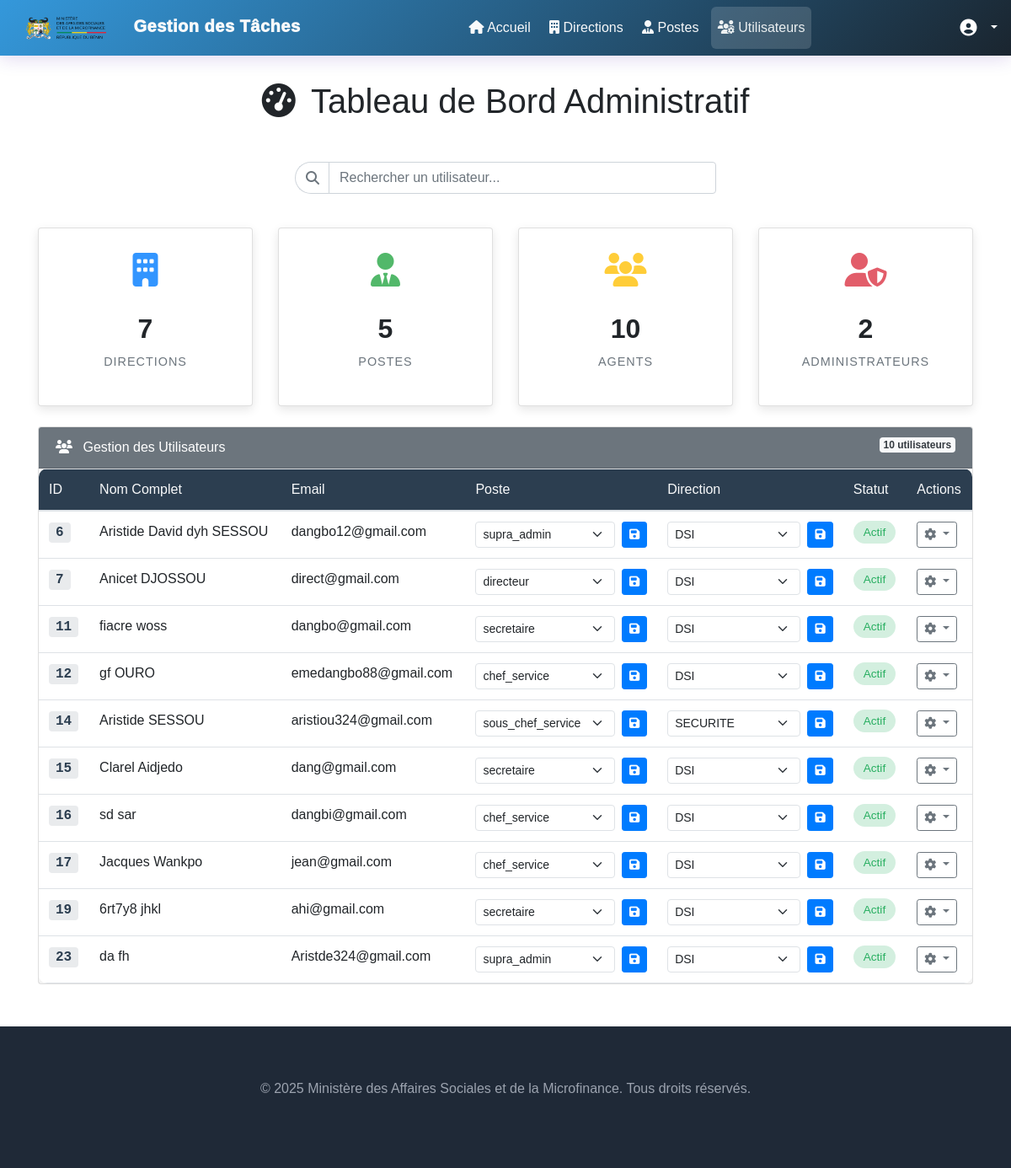
Screenshot of /home.php (signed in) with the database file from the repository.
### tables this page shows
CREATE TABLE IF NOT EXISTS `users` (
  `user_id` int NOT NULL AUTO_INCREMENT,
  `password` varchar(255) NOT NULL,
  `email` varchar(255) NOT NULL,
  `department_id` int DEFAULT NULL,
  `first_name` varchar(50) NOT NULL,
  `last_name` varchar(50) NOT NULL,
  `active` tinyint(1) DEFAULT '0',
  `poste_id` int NOT NULL,
  PRIMARY KEY (`user_id`),
  KEY `fk_department` (`department_id`),
  KEY `fk_poste` (`poste_id`)
);

CREATE TABLE IF NOT EXISTS `postes` (
  `id` int NOT NULL AUTO_INCREMENT,
  `poste_name` varchar(255) NOT NULL,
  PRIMARY KEY (`id`)
);

CREATE TABLE IF NOT EXISTS `departments` (
  `department_id` int NOT NULL AUTO_INCREMENT,
  `department_name` varchar(255) NOT NULL,
  PRIMARY KEY (`department_id`)
);

### home.php (the view, shortened to what this page needs)
<?php
require 'config.php';
$departments = $pdo->query("SELECT department_id, department_name FROM departments")->fetchAll(PDO::FETCH_ASSOC);
$postes = $pdo->query("SELECT id, poste_name FROM postes")->fetchAll(PDO::FETCH_ASSOC);
$users = $pdo->query("
    SELECT u.*, d.department_name, p.poste_name
    FROM Users u
    LEFT JOIN departments d ON u.department_id = d.department_id
    LEFT JOIN postes p ON u.poste_id = p.id
")->fetchAll(PDO::FETCH_ASSOC);
?>
<!DOCTYPE html>
<html lang="fr">
<head>
    <link href="https://cdn.jsdelivr.net/npm/bootstrap@5.3.0/dist/css/bootstrap.min.css" rel="stylesheet">
    <link href="https://cdnjs.cloudflare.com/ajax/libs/font-awesome/6.4.0/css/all.min.css" rel="stylesheet">
</head>
<body>
 <nav class="navbar navbar-expand-lg navbar-dark sticky-top">
         <a class="navbar-brand" href="dashboard.php">
                <img src="images/logo-masm.png" alt="Logo Ministère" />
                <span>Gestion des Tâches</span>
            </a>
            <div class="collapse navbar-collapse" id="navbarNav">
                <ul class="navbar-nav mx-auto">
                    <li class="nav-item">
                        <a class="nav-link" href="dashboard.php">
                            <i class="fas fa-home"></i> Accueil
                        </a>
                    </li>
                    <li class="nav-item">
                        <a class="nav-link" href="listdepart.php">
                            <i class="fas fa-building"></i> Directions
                        </a>
                    </li>
                    <li class="nav-item">
                        <a class="nav-link" href="listposte.php">
                            <i class="fas fa-user-tie"></i> Postes
                        </a>
                    </li>
                    <li class="nav-item">
                        <a class="nav-link active" href="home.php">
                            <i class="fas fa-users-cog"></i> Utilisateurs
                        </a>
                    </li>
                </ul>
                <div class="d-flex align-items-center">
                    <div class="dropdown">
                        <a href="#" class="text-white dropdown-toggle" id="userDropdown" data-bs-toggle="dropdown">
                            <i class="fas fa-user-circle fa-lg me-2"></i>
                        </a>
                    </div>
                </div>
            </div>
    </nav>
    <div class="container">
        <div class="row mb-4">
            <div class="col-12">
                <h1 class="text-center mb-4">
                    <i class="fas fa-tachometer-alt me-2"></i> Tableau de Bord Administratif
                </h1>
            </div>
        </div>
<div class="row mb-4">
    <div class="col-12">
        <div class="search-container mb-3">
            <div class="input-group">
                <span class="input-group-text bg-transparent border-end-0">
                    <i class="fas fa-search text-secondary"></i>
                </span>
                <input
                    type="text"
                    id="userSearch"
                    class="form-control search-input"
                    placeholder="Rechercher un utilisateur..."
                    aria-label="Recherche"
                >
            </div>
        </div>
    </div>
</div>
        <div class="row mb-4">
            <?php
            $count_directions = $pdo->query("SELECT COUNT(*) FROM departments")->fetchColumn();
            $count_postes = $pdo->query("SELECT COUNT(*) FROM postes")->fetchColumn();
            $count_agents = $pdo->query("SELECT COUNT(*) FROM Users")->fetchColumn();
            $count_admins = $pdo->query("SELECT COUNT(*) FROM Users WHERE poste_id IN (SELECT id FROM postes WHERE poste_name LIKE '%admin%')")->fetchColumn();
            ?>
            <div class="col-md-6 col-lg-3">
                <div class="card stats-card card-directions">
                    <div class="card-body text-center">
                        <div class="icon text-primary">
                            <i class="fas fa-building"></i>
                        </div>
                        <div class="count"><?php echo $count_directions; ?></div>
                        <div class="label">Directions</div>
                    </div>
                </div>
            </div>
            <div class="col-md-6 col-lg-3">
                <div class="card stats-card card-postes">
                    <div class="card-body text-center">
                        <div class="icon text-success">
                            <i class="fas fa-user-tie"></i>
                        </div>
                        <div class="count"><?php echo $count_postes; ?></div>
                        <div class="label">Postes</div>
                    </div>
                </div>
            </div>
            <div class="col-md-6 col-lg-3">
                <div class="card stats-card card-agents">
                    <div class="card-body text-center">
                        <div class="icon text-warning">
                            <i class="fas fa-users"></i>
                        </div>
                        <div class="count"><?php echo $count_agents; ?></div>
                        <div class="label">Agents</div>
                    </div>
                </div>
            </div>
            <div class="col-md-6 col-lg-3">
                <div class="card stats-card card-admins">
                    <div class="card-body text-center">
                        <div class="icon text-danger">
                            <i class="fas fa-user-shield"></i>
                        </div>
                        <div class="count"><?php echo $count_admins; ?></div>
                        <div class="label">Administrateurs</div>
                    </div>
                </div>
            </div>
        </div>
        <div class="card">
            <div class="card-header bg-secondary text-white">
                <i class="fas fa-users me-2"></i> Gestion des Utilisateurs
                <span class="badge bg-light text-dark float-end"><?php echo count($users); ?> utilisateurs</span>
            </div>
            <div class="card-body p-0">
                <div class="table-responsive">
                    <table class="table users-table mb-0">
                        <thead>
                            <tr>
                                <th>ID</th>
                                <th>Nom Complet</th>
                                <th>Email</th>
                                <th>Poste</th>
                                <th>Direction</th>
                                <th>Statut</th>
                                <th>Actions</th>
                            </tr>
                        </thead>
                        <tbody>
                            <?php foreach ($users as $user): ?>
                            <tr>
                                <td><span class="user-id"><?php echo $user['user_id']; ?></span></td>
                                <td><?php echo htmlspecialchars($user['first_name'] . ' ' . $user['last_name']); ?></td>
                                <td><?php echo htmlspecialchars($user['email']); ?></td>
                                <td>
                                    <form method="post" class="d-flex">
                                        <select name="new_poste_id" class="form-select form-select-sm me-2" required>
                                            <?php foreach ($postes as $poste): ?>
                                                <option value="<?php echo $poste['id']; ?>" <?php echo ($user['poste_id'] == $poste['id']) ? 'selected' : ''; ?>>
                                                    <?php echo htmlspecialchars($poste['poste_name']); ?>
                                                </option>
                                            <?php endforeach; ?>
                                        </select>
                                        <button type="submit" class="btn btn-primary btn-sm">
                                            <i class="fas fa-save"></i>
                                        </button>
                                    </form>
                                </td>
                                <td>
                                    <form method="post" class="d-flex">
                                        <select name="new_department_id" class="form-select form-select-sm me-2" required>
                                            <?php foreach ($departments as $department): ?>
                                                <option value="<?php echo $department['department_id']; ?>" <?php echo ($user['department_id'] == $department['department_id']) ? 'selected' : ''; ?>>
                                                    <?php echo htmlspecialchars($department['department_name']); ?>
                                                </option>
                                            <?php endforeach; ?>
                                        </select>
                                        <button type="submit" class="btn btn-primary btn-sm">
                                            <i class="fas fa-save"></i>
                                        </button>
                                    </form>
                                </td>
                                <td>
                                    <span class="badge-status <?php echo ($user['active']) ? 'badge-active' : 'badge-inactive'; ?>">
                                        <?php echo ($user['active']) ? 'Actif' : 'Inactif'; ?>
                                    </span>
                                </td>
                                <td>
                                    <div class="dropdown">
                                        <button class="btn btn-sm btn-outline-secondary dropdown-toggle" type="button" id="dropdownMenuButton" data-bs-toggle="dropdown" aria-expanded="false">
                                            <i class="fas fa-cog"></i>
                                        </button>
                                    </div>
                                </td>
                            </tr>
                            <?php endforeach; ?>
                        </tbody>
                    </table>
                </div>
            </div>
        </div>
    </div>
    <?php include 'footer.php'; ?>
</body>
</html>

### footer.php (shortened to what this page needs)
<!DOCTYPE html>
<html lang="fr">
<head>
    <link rel="stylesheet" href="https://stackpath.bootstrapcdn.com/bootstrap/4.5.2/css/bootstrap.min.css">
</head>
<body>
        <div class="footer">
            <div class="container">
                <p>&copy; 2025 Ministère des Affaires Sociales et de la Microfinance. Tous droits réservés.</p>
            </div>
        </div>
</body>
</html>

### home.php (style rules this page uses)
:root { --primary-color: #3498db; --secondary-color: #2c3e50; --accent-color: #e74c3c; --light-color: #ecf0f1; --success-color: #27ae60; --warning-color: #f39c12; --danger-color: #e74c3c; --dark-color: #343a40; --text-color: #333; --text-light: #f8f9fa; --info-color: #17a2b8; }
body { font-family: 'Poppins', sans-serif; background-color: #f8f9fa; color: var(--text-color); overflow-x: hidden; }
.navbar { background: linear-gradient(135deg, var(--primary-color), #1a252f); box-shadow: 0 4px 20px rgba(58, 12, 163, 0.15); padding: 0.8rem 2rem; }
.navbar-brand { display: flex; align-items: center; font-weight: 1000; font-size: 1.6rem; letter-spacing: 0.5px; color: var(--text-light) !important; transition: all 0.3s ease; }
.navbar-brand img { height: 40px; margin-right: 12px; transition: all 0.3s ease; }
.navbar-nav .nav-link { color: var(--text-light) !important; padding: 0.8rem 1.2rem; margin: 0 0.2rem; border-radius: 6px; font-weight: 500; transition: all 0.3s ease; position: relative; }
.navbar-nav .nav-link::before { content: ''; position: absolute; bottom: 0; left: 50%; transform: translateX(-50%); width: 0; height: 3px; background-color: var(--primary-color); transition: width 0.3s ease; }
.navbar-nav .nav-link.active { color: var(--light-color) !important; background-color: rgba(255, 255, 255, 0.15); }
.container { max-width: 1200px; margin-top: 30px; padding-bottom: 50px; }
.stats-card { border-radius: 10px; box-shadow: 0 4px 12px rgba(0, 0, 0, 0.1); border: none; margin-bottom: 20px; transition: transform 0.3s ease; height: 100%; border-left: 5px solid; }
.stats-card .card-body { padding: 20px; }
.stats-card .icon { font-size: 2.5rem; margin-bottom: 15px; opacity: 0.8; }
.stats-card .count { font-size: 2rem; font-weight: 700; margin-bottom: 5px; }
.stats-card .label { font-size: 0.9rem; color: #6c757d; text-transform: uppercase; letter-spacing: 1px; }
.card-directions { border-left-color: var(--primary-color); }
.card-postes { border-left-color: var(--success-color); }
.card-agents { border-left-color: var(--warning-color); }
.card-admins { border-left-color: var(--danger-color); }
.users-table { background-color: white; border-radius: 10px; overflow: hidden; box-shadow: 0 4px 12px rgba(0, 0, 0, 0.1); }
.users-table th { background-color: var(--secondary-color); color: var(--text-light); font-weight: 500; position: sticky; top: 0; }
.users-table td, .users-table th { vertical-align: middle; padding: 15px; }
.users-table tr:nth-child(even) { background-color: rgba(0, 0, 0, 0.02); }
.badge-status { padding: 6px 12px; border-radius: 20px; font-weight: 500; font-size: 0.85rem; }
.badge-active { background-color: rgba(39, 174, 96, 0.2); color: var(--success-color); }
.user-id { font-family: 'Courier New', monospace; font-weight: 600; color: var(--secondary-color); background-color: rgba(44, 62, 80, 0.1); padding: 3px 8px; border-radius: 4px; }
.search-container { max-width: 500px; margin: 0 auto; }
.search-input { border-radius: 25px; border: 2px solid var(--secondary-color); padding: 12px 20px; transition: all 0.3s ease; }
.input-group-text { border-radius: 25px 0 0 25px !important; border-right: none !important; background-color: rgba(44, 62, 80, 0.05) !important; }

### footer.php (style rules this page uses)
body { display: flex; flex-direction: column; min-height: 100vh; margin: 0; font-family: Arial, sans-serif; }
.footer { background-color: #1f2937; color: white; padding: 2rem 1rem; margin-top: auto; }
.footer p { color: #9ca3af; text-align: center; margin: 0; }

### rows the page displays
users: user_id "6", first_name+last_name "Aristide David dyh SESSOU", email "dangbo12@gmail.com", new_poste_id "supra_admin", new_department_id "DSI", active "Actif"
users: user_id "7", first_name+last_name "Anicet DJOSSOU", email "direct@gmail.com", new_poste_id "directeur", new_department_id "DSI", active "Actif"
users: user_id "11", first_name+last_name "fiacre woss", email "dangbo@gmail.com", new_poste_id "secretaire", new_department_id "DSI", active "Actif"
users: user_id "12", first_name+last_name "gf OURO", email "emedangbo88@gmail.com", new_poste_id "chef_service", new_department_id "DSI", active "Actif"
users: user_id "14", first_name+last_name "Aristide SESSOU", email "aristiou324@gmail.com", new_poste_id "sous_chef_service", new_department_id "SECURITE", active "Actif"
users: user_id "15", first_name+last_name "Clarel Aidjedo", email "dang@gmail.com", new_poste_id "secretaire", new_department_id "DSI", active "Actif"
users: user_id "16", first_name+last_name "sd sar", email "dangbi@gmail.com", new_poste_id "chef_service", new_department_id "DSI", active "Actif"
users: user_id "17", first_name+last_name "Jacques Wankpo", email "jean@gmail.com", new_poste_id "chef_service", new_department_id "DSI", active "Actif"
users: user_id "19", first_name+last_name "6rt7y8 jhkl", email "ahi@gmail.com", new_poste_id "secretaire", new_department_id "DSI", active "Actif"
users: user_id "23", first_name+last_name "da fh", email "Aristde324@gmail.com", new_poste_id "supra_admin", new_department_id "DSI", active "Actif"

### other values shown
$count_directions "7"
$count_postes "5"
$count_agents "10"
$count_admins "2"
count($users) "10"
